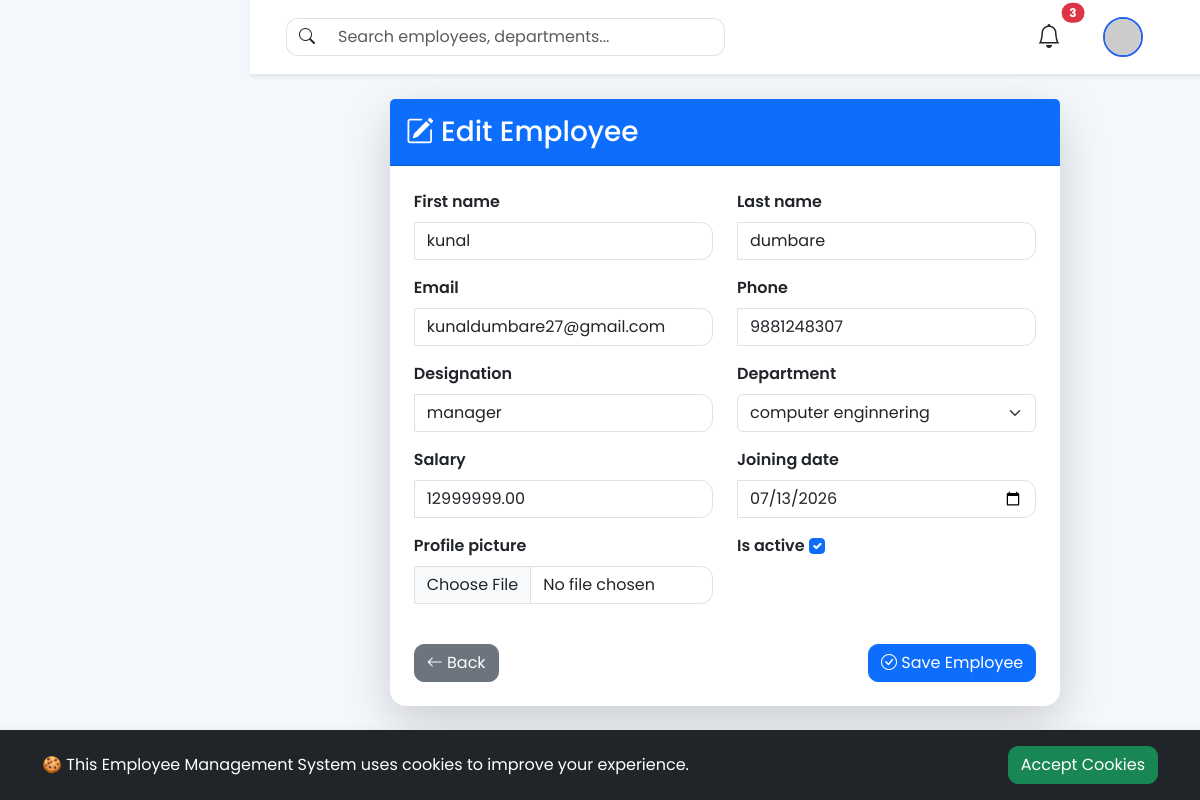
/employees/2/edit/, run on the app's committed database.
### employees/models.py (models this page shows, shortened)
class Employee(models.Model):
    first_name = models.CharField(
        max_length=100,
        db_index=True
    )
    last_name = models.CharField(
        max_length=100
    )
    email = models.EmailField(
        unique=True,
        db_index=True
    )
    phone = models.CharField(
        max_length=15
    )
    designation = models.CharField(
        max_length=100,
        db_index=True
    )
    department = models.ForeignKey(
        Department,
        on_delete=models.CASCADE,
        related_name="employees"
    )
    salary = models.DecimalField(
        max_digits=10,
        decimal_places=2
    )
    joining_date = models.DateField()
    profile_picture = models.ImageField(
        upload_to="employees/",
        blank=True,
        null=True
    )
    is_active = models.BooleanField(
        default=True
    )
    created_at = models.DateTimeField(
        auto_now_add=True
    )
    updated_at = models.DateTimeField(
        auto_now=True
    )
    class Meta:
        ordering = ["first_name"]
        indexes = [
            models.Index(fields=["first_name"]),
            models.Index(fields=["email"]),
            models.Index(fields=["designation"]),
            models.Index(fields=["salary"]),
        ]
    from django.db import models

### employees/views.py (the view)
def employee_update(request, pk):
    employee = get_object_or_404(Employee, pk=pk)
    if request.method == "POST":
        form = EmployeeForm(
            request.POST,
            request.FILES,
            instance=employee,
        )
        if form.is_valid():
            form.save()
            return redirect("employee_list")
    else:
        form = EmployeeForm(instance=employee)
    return render(
        request,
        "employees/employee_form.html",
        {"form": form},
    )

### departments/models.py (called while the page is built)
    def __str__(self):
        return self.department_name

### templates/employees/employee_form.html (shortened to what this page needs)
{% extends "base.html" %}
{% block content %}
<div class="container">
    <div class="row justify-content-center">
        <div class="col-lg-9">
            <div class="card shadow-lg border-0 rounded-4">
                <div class="card-header bg-primary text-white py-3">
                    <h3 class="mb-0">
                        {% if form.instance.pk %}
                        <i class="bi bi-pencil-square"></i>
                        Edit Employee
                        {% else %}
                        <i class="bi bi-person-plus-fill"></i>
                        Add Employee
                        {% endif %}
                    </h3>
                </div>
                <div class="card-body p-4">
                    <form method="POST"
                    enctype="multipart/form-data">
                    <div class="row">
                    {% for field in form %}
                    <div class="col-md-6 mb-3">
                        <label class="form-label fw-semibold">
                            {{field.label}}
                        </label>
                        {{field}}
                    </div>
                    {% endfor %}
                    </div>
                    <div class="d-flex justify-content-between mt-4">
                        <a href="{% url 'employee_list' %}"
                        class="btn btn-secondary">
                            <i class="bi bi-arrow-left"></i>
                            Back
                        </a>
                        <button class="btn btn-primary">
                            <i class="bi bi-check-circle"></i>
                            Save Employee
                        </button>
                    </div>
                    </form>
                </div>
            </div>
        </div>
    </div>
</div>
{% endblock %}

### static/css/style.css (style rules this page uses)
* { margin:0; padding:0; box-sizing:border-box; }
body { font-family:'Poppins',sans-serif; background:#f4f7fc; }
.card { border:none; border-radius:16px; box-shadow:0 10px 30px rgba(0,0,0,.08); }
.btn { border-radius:10px; }
.form-control { border-radius:0 12px 12px 0; }

### data on the page
Employee: form "kunal" "dumbare" "kunaldumbare27@gmail.com" "9881248307" "manager" "computer enginnering" "12999999.00" "07/13/2026" "☑"

### other printed values
{{ field.label }} "First name" "Last name" "Email" "Phone" "Designation" "Department" "Salary" "Joining date" "Profile picture" "Is active"
